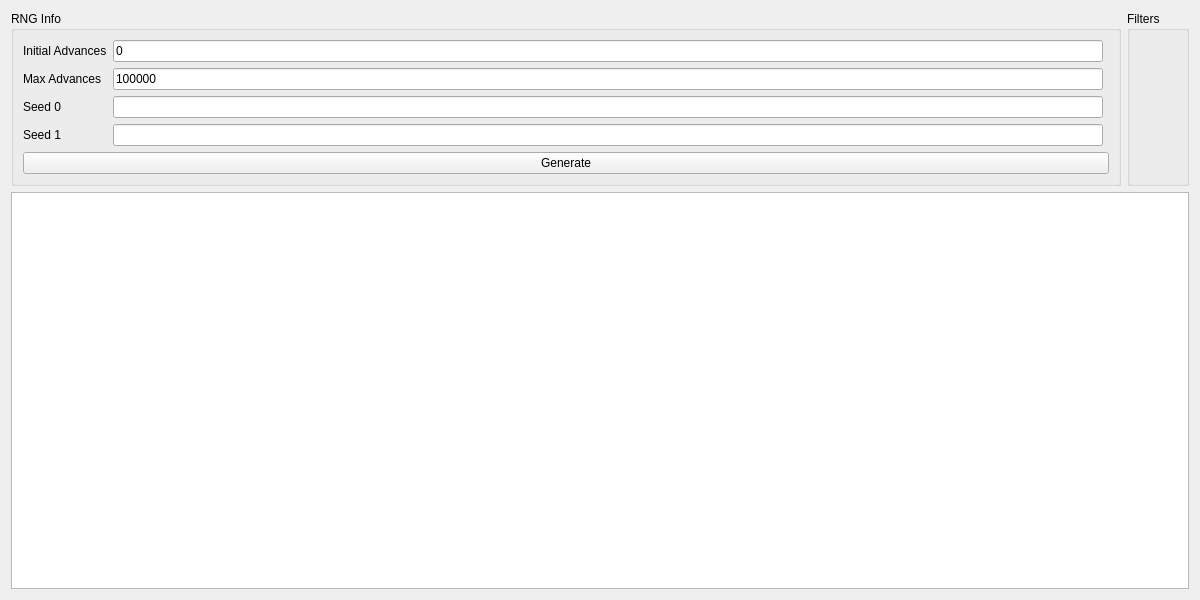
<?xml version="1.0" encoding="UTF-8"?>
<ui version="4.0">
 <class>IDs8</class>
 <widget class="QWidget" name="IDs8">
  <property name="geometry">
   <rect>
    <x>0</x>
    <y>0</y>
    <width>1200</width>
    <height>600</height>
   </rect>
  </property>
  <property name="minimumSize">
   <size>
    <width>1200</width>
    <height>600</height>
   </size>
  </property>
  <property name="windowTitle">
   <string>Gen 8 TID/SID</string>
  </property>
  <layout class="QGridLayout" name="gridLayout">
   <item row="0" column="0">
    <widget class="QGroupBox" name="groupBoxRNGInfo">
     <property name="title">
      <string>RNG Info</string>
     </property>
     <layout class="QGridLayout" name="gridLayout_6">
      <item row="0" column="0">
       <widget class="QLabel" name="labelInitialAdvances">
        <property name="text">
         <string>Initial Advances</string>
        </property>
       </widget>
      </item>
      <item row="0" column="1">
       <widget class="TextBox" name="textBoxInitialAdvances">
        <property name="text">
         <string notr="true">0</string>
        </property>
       </widget>
      </item>
      <item row="1" column="0">
       <widget class="QLabel" name="labelMaxAdvances">
        <property name="text">
         <string>Max Advances</string>
        </property>
       </widget>
      </item>
      <item row="1" column="1">
       <widget class="TextBox" name="textBoxMaxAdvances">
        <property name="text">
         <string notr="true">100000</string>
        </property>
       </widget>
      </item>
      <item row="2" column="0">
       <widget class="QLabel" name="labelSeed0">
        <property name="text">
         <string>Seed 0</string>
        </property>
       </widget>
      </item>
      <item row="2" column="1">
       <widget class="TextBox" name="textBoxSeed0"/>
      </item>
      <item row="3" column="0">
       <widget class="QLabel" name="labelSeed1">
        <property name="text">
         <string>Seed 1</string>
        </property>
       </widget>
      </item>
      <item row="3" column="1">
       <widget class="TextBox" name="textBoxSeed1"/>
      </item>
      <item row="4" column="0" colspan="3">
       <widget class="QPushButton" name="pushButtonGenerate">
        <property name="text">
         <string>Generate</string>
        </property>
       </widget>
      </item>
     </layout>
    </widget>
   </item>
   <item row="0" column="1">
    <widget class="QGroupBox" name="groupBoxFilter">
     <property name="title">
      <string>Filters</string>
     </property>
     <layout class="QGridLayout" name="gridLayout_7">
      <item row="0" column="0">
       <widget class="IDsFilter" name="filter" native="true"/>
      </item>
     </layout>
    </widget>
   </item>
   <item row="1" column="0" colspan="2">
    <widget class="TableView" name="tableView"/>
   </item>
  </layout>
 </widget>
 <customwidgets>
  <customwidget>
   <class>TextBox</class>
   <extends>QLineEdit</extends>
   <header>Form/Controls/TextBox.hpp</header>
  </customwidget>
  <customwidget>
   <class>TableView</class>
   <extends>QTableView</extends>
   <header>Form/Controls/TableView.hpp</header>
  </customwidget>
  <customwidget>
   <class>IDsFilter</class>
   <extends>QWidget</extends>
   <header>Form/Controls/IDsFilter.hpp</header>
   <container>1</container>
  </customwidget>
 </customwidgets>
 <tabstops>
  <tabstop>textBoxInitialAdvances</tabstop>
  <tabstop>textBoxMaxAdvances</tabstop>
  <tabstop>textBoxSeed0</tabstop>
  <tabstop>textBoxSeed1</tabstop>
  <tabstop>pushButtonGenerate</tabstop>
  <tabstop>tableView</tabstop>
 </tabstops>
 <resources/>
 <connections/>
</ui>
